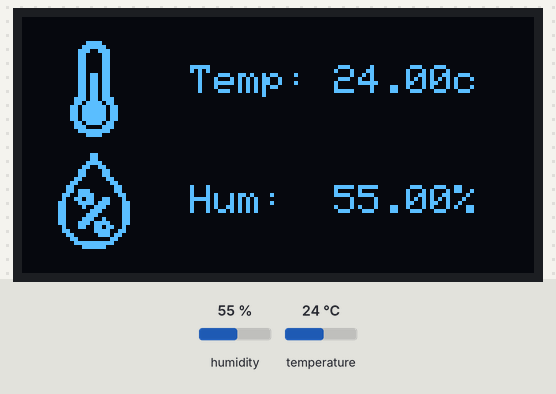
Bench run of a sketch on a simulated ESP8266 (NodeMCU). On the bench: 128×64 one-colour display. Inputs (shaded band) come from the test bench; at power-on: humidity 55 %, temperature 24 °C. What the sketch prints to the serial monitor is not drawn.

Above: at 2.9 s.
3.0 s: humidity set to 22 %
At 6.2 s:
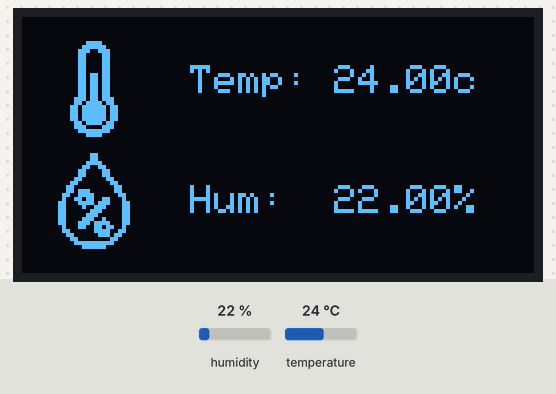
6.7 s: temperature set to 12 °C
At 9.9 s:
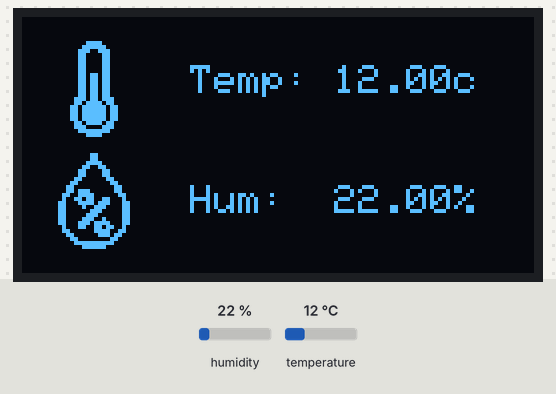
10.8 s: humidity set to 40 %
At 14.7 s:
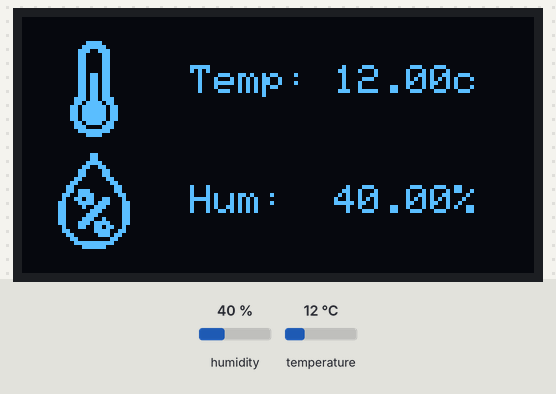
15.0 s: temperature set to 19 °C
Timing chart, 0 to 18.0 s (numbered marks = the images above; inputs shaded):
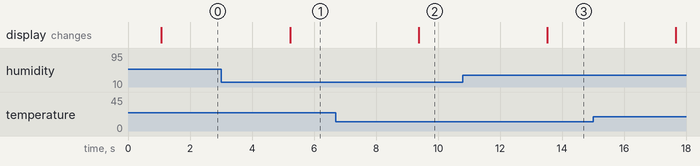

Measured:
- after the input at 3.0 s, the display: changes after 2.2 s (image 1)
- after the input at 6.7 s, the display: changes after 2.7 s (image 2)
- after the input at 10.8 s, the display: changes after 2.7 s (image 3)

The sketch:

OLED_example_temperature.ino
```cpp
#include "DHT.h"
#include <Wire.h>
#include <Adafruit_GFX.h>//Adafruit GFX Library graphic Library
#include <Adafruit_SSD1306.h>

#define DHTPIN D3
#define DHTTYPE DHT11
#define SCREEN_WIDTH 128 // OLED display width, in pixels
#define SCREEN_HEIGHT 64 // OLED display height, in pixels
// Declaration for an SSD1306 display connected to I2C (SDA, SCL pins)
#define OLED_RESET     0 // Reset pin # (or -1 if sharing Arduino reset pin)
#define NUMFLAKES     10 // Number of snowflakes in the animation example
#define LOGO_HEIGHT   16
#define LOGO_WIDTH    16

DHT dht(DHTPIN, DHTTYPE);
Adafruit_SSD1306 display(SCREEN_WIDTH, SCREEN_HEIGHT, &Wire, OLED_RESET);//&wire -> object address

static const unsigned PROGMEM char temperature_bmp [] = {
0x00, 0x3C, 0x00, 0x00, 0x7E, 0x00, 0x00, 0xE7, 0x00, 0x00, 0xC3, 0x00, 0x00, 0xC3, 0x00, 0x00,
0xC3, 0x00, 0x00, 0xC3, 0x00, 0x00, 0xC3, 0x00, 0x00, 0xDB, 0x00, 0x00, 0xDB, 0x00, 0x00, 0xDB,
0x00, 0x00, 0xDB, 0x00, 0x00, 0xDB, 0x00, 0x00, 0xDB, 0x00, 0x01, 0xDB, 0x80, 0x01, 0xBD, 0x80,
0x03, 0x7E, 0xC0, 0x03, 0x7E, 0xC0, 0x03, 0x7E, 0xC0, 0x03, 0x7E, 0xC0, 0x01, 0xBD, 0x80, 0x01,
0xC3, 0x80, 0x00, 0xFF, 0x00, 0x00, 0x3C, 0x00,
};

static const unsigned PROGMEM char humidity_bmp [] = {
0x00, 0x18, 0x00, 0x00, 0x18, 0x00, 0x00, 0x3C, 0x00, 0x00, 0x66, 0x00, 0x00, 0xC3, 0x00, 0x00,
0xC3, 0x00, 0x01, 0x81, 0x80, 0x03, 0x00, 0xC0, 0x06, 0x00, 0x60, 0x06, 0xE0, 0x60, 0x0C, 0xF0,
0x30, 0x09, 0xB3, 0x10, 0x18, 0xF7, 0x18, 0x18, 0x4E, 0x18, 0x18, 0x1C, 0x18, 0x18, 0x38, 0x18,
0x18, 0x72, 0x18, 0x18, 0xEF, 0x18, 0x08, 0xCD, 0x90, 0x0C, 0x0F, 0x30, 0x06, 0x07, 0x60, 0x03,
0x00, 0xC0, 0x01, 0xFF, 0x80, 0x00, 0x7E, 0x00,
};

void setup() {
  Serial.begin(9600);
  dht.begin();
  // SSD1306_SWITCHCAPVCC = generate display voltage from 3.3V internally
  if(!display.begin(SSD1306_SWITCHCAPVCC, 0x3C)) { // Address 0x3C for 128x32
    Serial.println(F("SSD1306 allocation failed"));//check error
    for(;;); // Don't proceed, loop forever
  }
}

void loop() {
  float temperature = dht.readTemperature();
  float humidity = dht.readHumidity();

  delay(1000);
  Serial.print(temperature);
  Serial.println(humidity);
  display.setTextSize(1);
  display.setTextColor(WHITE);
  display.clearDisplay();
  display.drawBitmap(6, 6, temperature_bmp , 24 , 24, 1);
  display.setCursor(42, 12);
  display.print("Temp: ");
  display.print(temperature);
  display.print("c");
  display.drawBitmap(6, 34, humidity_bmp , 24 , 24, 1);
  display.setCursor(42, 42);
  display.print("Hum:  ");
  display.print(humidity);
  display.print("%");
  display.display();//at last, Operating Display
}
```
